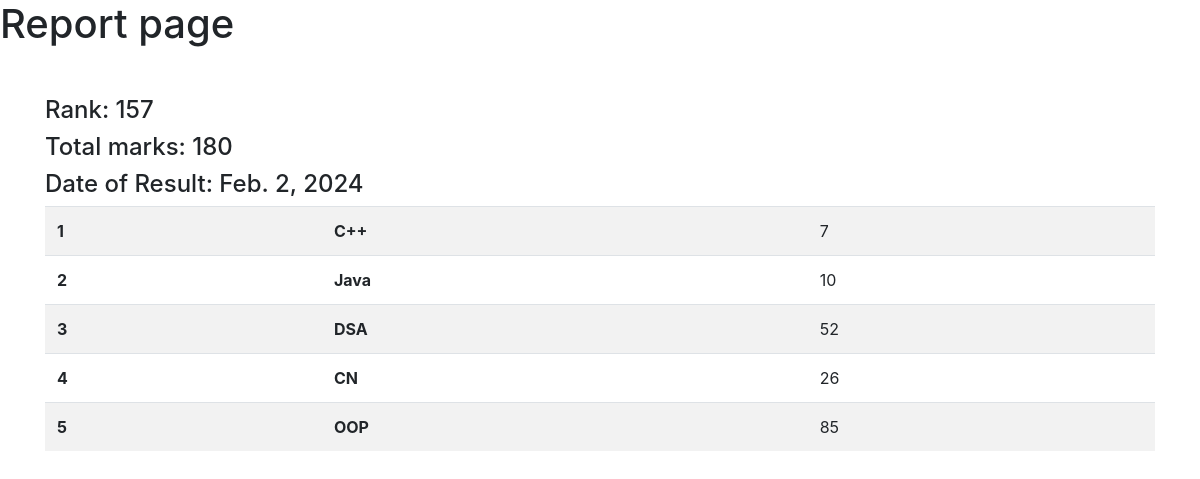
The app's page /report/marks/ST-0107/ with its own data.
### reportCard/models.py (models this page shows, shortened)
class SubjectMarks(models.Model):
  student = models.ForeignKey(Student, related_name="studentmarks", on_delete=models.CASCADE)
  subject = models.ForeignKey(Subject, on_delete=models.CASCADE)
  marks = models.IntegerField()
  class Meta:
    unique_together = ['student', 'subject']

class Student(models.Model):
  department = models.ForeignKey(Department, related_name='depart', on_delete=models.CASCADE)
  student_id = models.OneToOneField(StudentID, related_name='studentid', on_delete=models.CASCADE)
  student_name = models.CharField(max_length=100)
  student_email = models.EmailField(unique=True)
  student_age = models.IntegerField(default=18)
  student_address = models.TextField()
  class Meta:
    ordering = ['student_name']
    verbose_name = 'student'

class StudentRank(models.Model):
  student = models.ForeignKey(Student, related_name="studentReportCard", on_delete=models.CASCADE)
  student_rank = models.IntegerField()
  date_of_report_card_generation = models.DateField(auto_now_add = True)
  class Meta:
    unique_together = ['student_rank', 'date_of_report_card_generation']

class Subject(models.Model):
  subject_name = models.CharField(max_length=100)

### reportCard/views.py (the view)
# urls.py: path('marks/<student_id>/', views.see_marks, name = "marks"),
def see_marks(request, student_id):
  queryset = SubjectMarks.objects.filter(student__student_id__student_id = student_id)
  total_marks = queryset.aggregate(total_marks = Sum('marks'))
  return render(request, 'reportCard/see_marks.html', {'queryset': queryset, 'total_marks':total_marks})

### reportCard/templates/reportCard/see_marks.html (shortened to what this page needs)
<!DOCTYPE html>
<html lang="en">
<head>
  <link rel="stylesheet" href="https://cdn.jsdelivr.net/npm/bootstrap@4.3.1/dist/css/bootstrap.min.css">
</head>
<body>
  <h1>Report page</h1>
  <div class="container mt-5">
    <h4>Rank: {{queryset.first.student.studentReportCard.first.student_rank}} </h4>
    <h4>Total marks: {{total_marks.total_marks}}</h4>
    <h4>Date of Result: {{queryset.first.student.studentReportCard.first.date_of_report_card_generation}} </h4>
    <table class="table table-striped">
      <tbody>
        {% for marks in queryset %}
        <tr>
          <th scope="row">{{forloop.counter}}</th>
          <td><b>{{marks.subject.subject_name}}</b></td>
          <td>{{marks.marks}}</td>
        </tr>
        {% endfor %}
      </tbody>
    </table>
  </div>
</body>
</html>

### records on screen
SubjectMarks: first.student.studentReportCard.first.student_rank "157", first.student.studentReportCard.first.date_of_report_card_generation "Feb. 2, 2024", subject.subject_name "C++", marks "7"
SubjectMarks: subject.subject_name "Java", marks "10"
SubjectMarks: subject.subject_name "DSA", marks "52"
SubjectMarks: subject.subject_name "CN", marks "26"
SubjectMarks: subject.subject_name "OOP", marks "85"

### other values on screen
{{ total_marks.total_marks }} "180"
